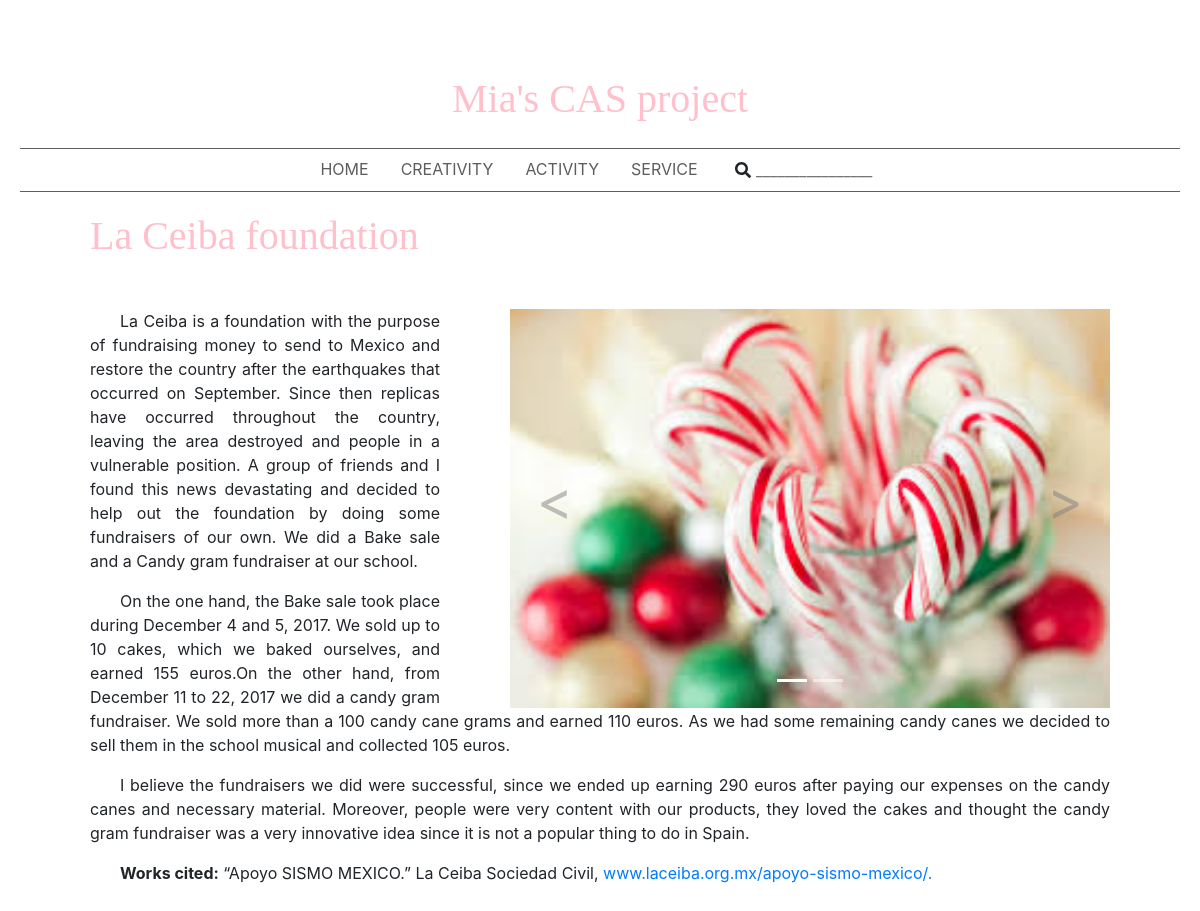
/post/10, run on the app's committed database.
### tables this page shows
CREATE TABLE "posts"(
	"post_id"       Integer NOT NULL PRIMARY KEY AUTOINCREMENT,
	"post_text"     Text NOT NULL,
	"post_img_name" Text NOT NULL,
	"post_title"    Text NOT NULL,
	"post_date"     Date );

CREATE TABLE "post_images"(
	"post_id"   Integer NOT NULL,
	"img_name"  Text NOT NULL,
	"img_order" Integer NOT NULL );

### application.py (the view)
@application.route('/post/<post_id>')
def post(post_id):
    conn_c = get_db_connection()
    conn_c.execute('SELECT * FROM posts WHERE post_id=?', (post_id,))
    post_info = conn_c.fetchone()
    conn_c.execute('SELECT * FROM post_images WHERE post_id=? ORDER BY img_order', (post_id,))
    imgs_info = conn_c.fetchall()
    num_imgs  = len(imgs_info)
    return render_template('post.html', post_text=post_info['post_text'],
                                        post_title=post_info['post_title'],
                                        post_date=post_info['post_date'],
                                        post_imgs=imgs_info,
                                        num_imgs=num_imgs)

### application.py (called while the page is built)
def get_db_connection():
    import sqlite3
    conn = sqlite3.connect('database.db')
    conn.row_factory = sqlite3.Row
    conn_c = conn.cursor()
    return conn_c

### templates/post.html (shortened to what this page needs)
{% extends "layout.html" %}
{% block content %}
  <h1 class="post_h1">{{ post_title }}</h1>
  <br/>
  <div id="carouselExampleIndicators" class="carousel slide" data-ride="carousel">
    <ol class="carousel-indicators">
      {% for i in range(num_imgs) %}
        <li data-target="#carouselExampleIndicators" data-slide-to="{{i}}" {% if i == 0 %}class="active"{% endif %}></li>
      {% endfor %}
    </ol>
    <div class="carousel-inner">
      {% for img in post_imgs %}
        <div class="carousel-item {% if loop.index == 1 %}active{% endif %}">
          <img class="d-block w-100" src="../static/img/{{img['img_name']}}">
        </div>
      {% endfor %}
    </div>
    {% if post_imgs|length > 1 %}
      <a class="carousel-control-prev" href="#carouselExampleIndicators" role="button" data-slide="prev">
        <span class="carousel-control-prev-icon" aria-hidden="true"></span>
      </a>
      <a class="carousel-control-next" href="#carouselExampleIndicators" role="button" data-slide="next">
        <span class="carousel-control-next-icon" aria-hidden="true"></span>
      </a>
    {% endif %}
  </div>
  <div class="post_p">{{ post_text|safe }}</div>
{% endblock %}

### static/css/main.css (style rules this page uses)
h1 { font-family: "Palatino Linotype", "Book Antiqua", Palatino, serif; color: pink; margin-bottom: 25px; }
img { opacity: 1; object-fit: contain; }
.post_p { text-align: justify; margin-left: 70px; margin-right: 70px; }
.post_p p { text-indent: 30px; }
.post_h1 { margin-left: 70px; margin-right: 70px; }
#carouselExampleIndicators { float: right; width: 600px; margin-left: 70px; margin-right: 70px; }
.carousel-control-prev-icon, .carousel-control-next-icon { height: 100px; width: 100px; outline: black; background-size: 100%, 100%; background-image: none; }
.carousel-control-next-icon:after { content: '>'; font-size: 55px; color: gray; }
.carousel-control-prev-icon:after { content: '<'; font-size: 55px; color: gray; }

### data on the page
posts: post_title "La Ceiba foundation", post_text "La Ceiba is a foundation with the purpose of fundraising money to send to Mexico and restore the country after the earthquakes that occurred on September. Since then replicas have occurred throughout the country, leaving the area destroyed and people in a vulnerable position. A group of friends and I found this news devastating and decided to help out the foundation by doing some fundraisers of our own. We did a Bake sale and a Candy gram fundraiser at our school. On the one hand, the Bake sale took place during December 4 and 5, 2017. We sold up to 10 cakes, which we baked ourselves, and earned 155 euros.On the other hand, from December 11 to 22, 2017 we did a candy gram fundraiser. We…"
post_images: img_name (picture)
